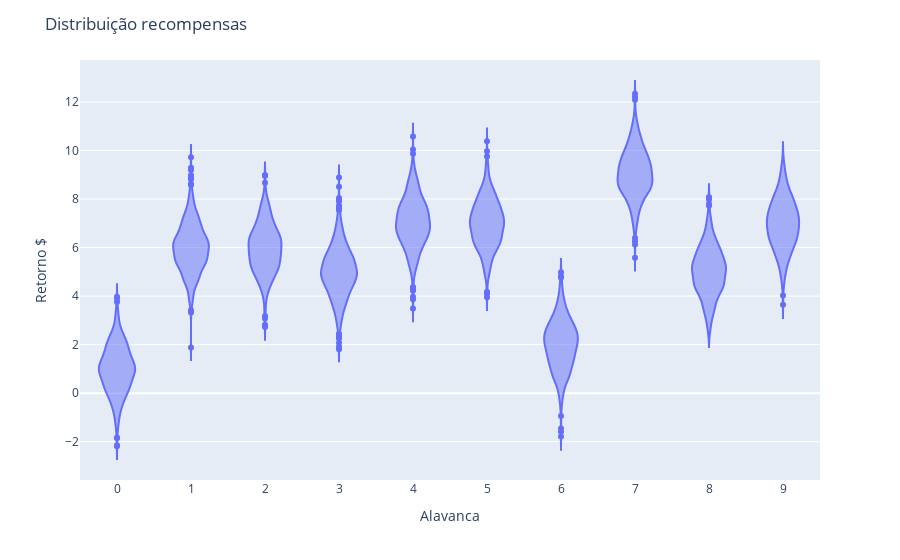

The notebook cell saved with this chart:
### Markdown cell above
Exemplo de uma distribuição de recompensas por alavanca:

### Code cell
means = np.array([1, 6, 6, 5, 7, 7, 2, 9, 5, 7])

samples = {}
for v in range(len(means)):
    samples[v] = means[v] + np.random.randn(1000)
df = pd.DataFrame(samples)

print(means)
fig = px.violin(data_frame =df)
fig.update_layout({
    'title': 'Distribuição recompensas',
    'yaxis_title': 'Retorno $',
    'xaxis_title': 'Alavanca'
})

### Figure 1 — Plotly figure (JSON) as saved in the notebook; plotly's stock layout.template omitted (floating-point values rounded to 4 significant figures; data arrays with more than 128 entries replaced by an {"elided": "..."} marker saying what was removed)
{"data": [{"alignmentgroup": "True", "box": {"visible": false}, "hovertemplate": "variable=%{x}<br>value=%{y}<extra></extra>", "legendgroup": "", "marker": {"color": "#636efa"}, "name": "", "offsetgroup": "", "orientation": "v", "scalegroup": "True", "showlegend": false, "type": "violin", "x": {"elided": "10000 str values"}, "x0": " ", "xaxis": "x", "y": {"elided": "10000 float values"}, "y0": " ", "yaxis": "y"}], "layout": {"legend": {"tracegroupgap": 0}, "margin": {"t": 60}, "title": {"text": "Distribuição recompensas"}, "violinmode": "group", "xaxis": {"anchor": "y", "domain": [0, 1], "title": {"text": "Alavanca"}}, "yaxis": {"anchor": "x", "domain": [0, 1], "title": {"text": "Retorno $"}}}}
